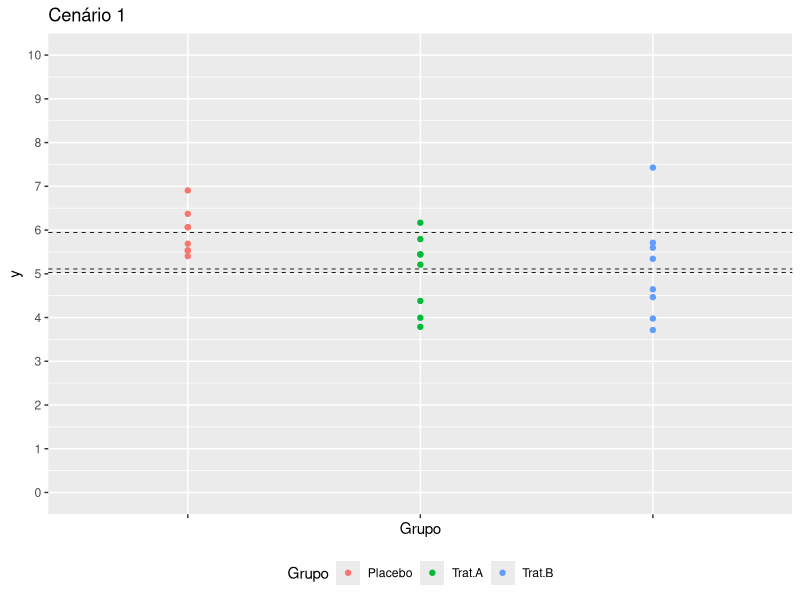
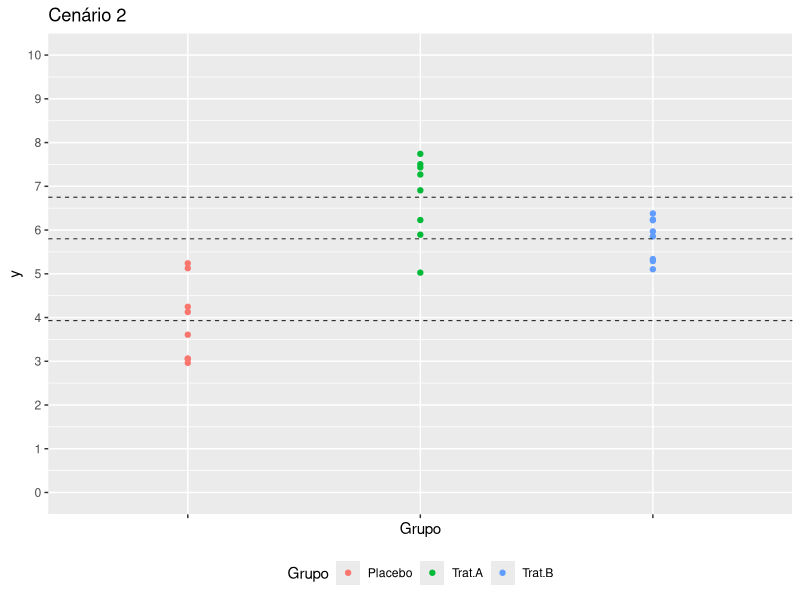
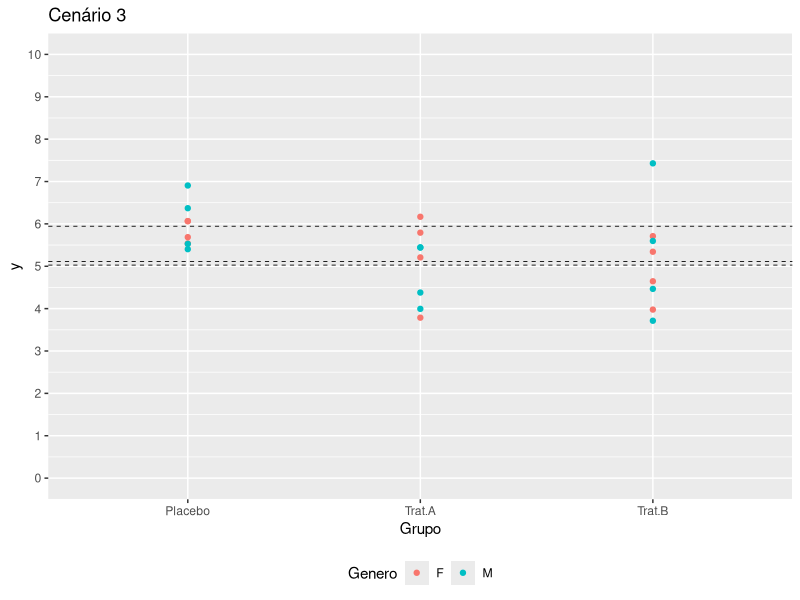
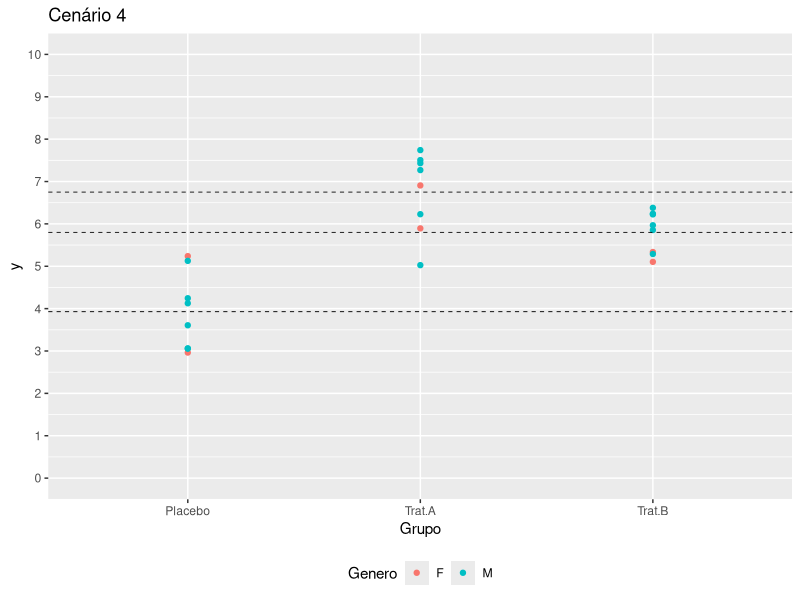
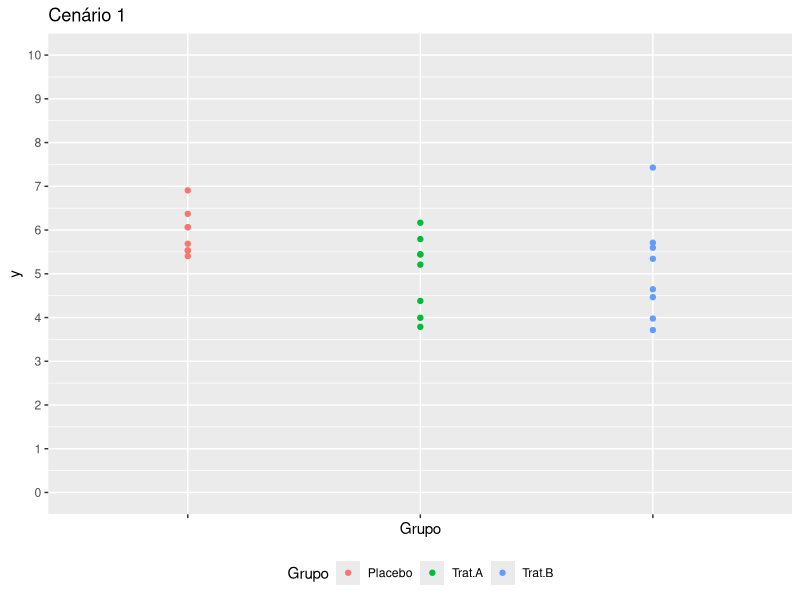
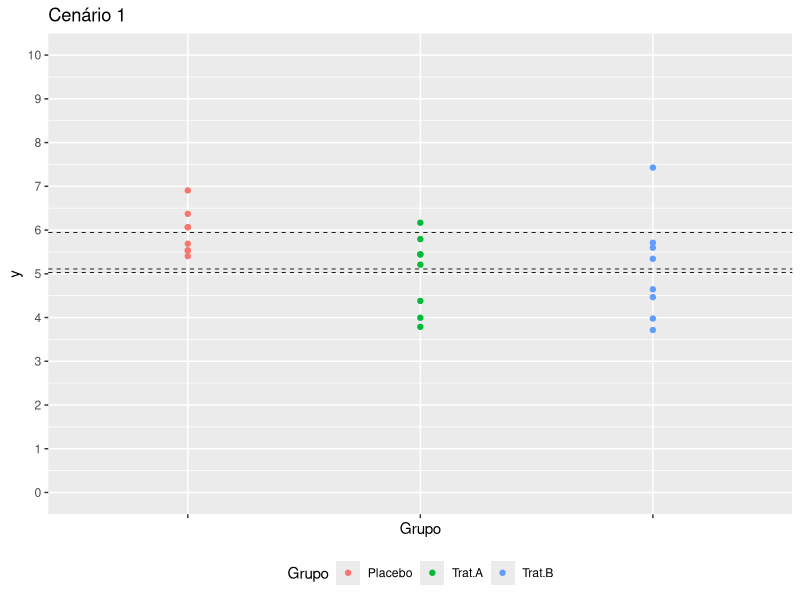
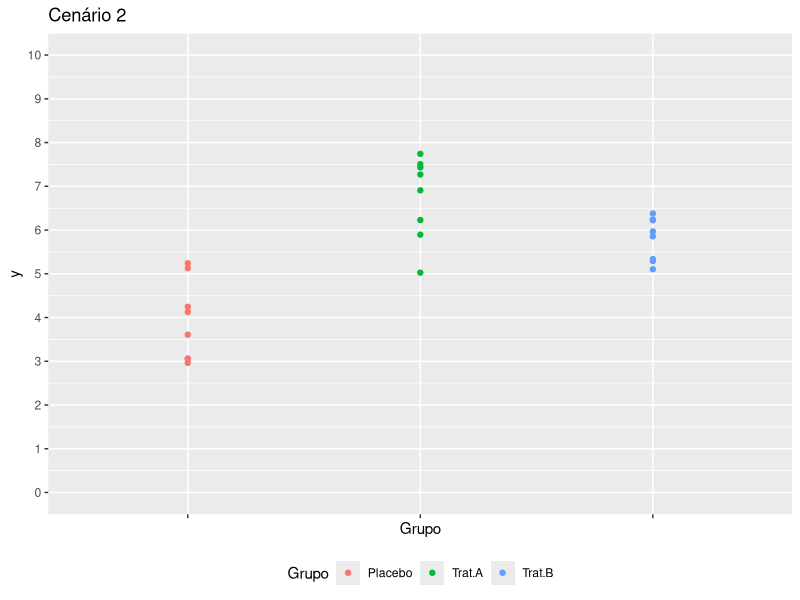
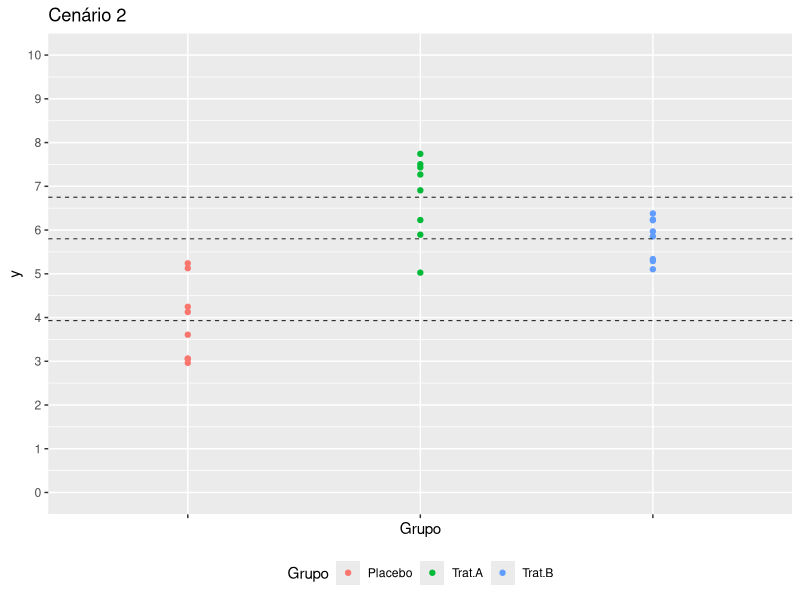

Source code (R) for these figures, in order:
# setup -------------------------------------------------------------------

# seed  8 =  A x B  - M = 1
# seed 55 =  ANOVA sig
# seed 72 = Plac x A **
# set.seed(72)

library(ggplot2)
library(tidyr)
library(data.table)

# dados -------------------------------------------------------------------

# cenario1 <- data.table(Placebo = rnorm(8, 5, 1), Trat.A = rnorm(8, 5, 1), Trat.B = rnorm(8, 5, 1))
# cenario2 <- data.table(Placebo = rnorm(8, 4, 1), Trat.A = rnorm(8, 6, 1), Trat.B = rnorm(8, 6, 1))
# cenario1 <- cbind(cenario1, Genero = sample(c("M", "F"), 8, replace = T))
# cenario2 <- cbind(cenario2, Genero = sample(c("M", "F"), 8, replace = T))
# fwrite(cenario1, "Aulas/Cap13-30/cenario1.csv")
# fwrite(cenario2, "Aulas/Cap13-30/cenario2.csv")

cenario1 <- fread("Aulas/Cap13-30/cenario1.csv")
cenario2 <- fread("Aulas/Cap13-30/cenario2.csv")
cenario1$Genero <- factor(cenario1$Genero)
cenario2$Genero <- factor(cenario2$Genero)
cenario1.long <- gather(cenario1, Grupo, y, -Genero)
cenario2.long <- gather(cenario2, Grupo, y, -Genero)
cenario1.long$Grupo <- factor(cenario1.long$Grupo)
cenario2.long$Grupo <- factor(cenario2.long$Grupo)

# DataViz -----------------------------------------------------------------

baseplot11 <- ggplot(cenario1.long, aes(Grupo, y, col = Grupo)) +
  geom_point() +
  scale_x_discrete(labels = NULL) +
  scale_y_continuous(limits = c(0,10), breaks = seq(0, 10)) +
  ggtitle("Cenário 1") +
  theme(legend.position = "bottom")
ggsave("Aulas/Cap13-30/cenario1.png", height = 7, width = 7)

baseplot11 +
  geom_hline(yintercept = apply(cenario1[,1:3], 2, mean), lty = 2, lwd = .3)
ggsave("Aulas/Cap13-30/cenario1_medias.png", height = 7, width = 7)

baseplot21 <- ggplot(cenario2.long, aes(Grupo, y, col = Grupo)) +
  geom_point() +
  scale_x_discrete(labels = NULL) +
  scale_y_continuous(limits = c(0,10), breaks = seq(0, 10)) +
  ggtitle("Cenário 2") +
  theme(legend.position = "bottom")
ggsave("Aulas/Cap13-30/cenario2.png", height = 7, width = 7)

baseplot21 +
  geom_hline(yintercept = apply(cenario2[,1:3], 2, mean), lty = 2, lwd = .3)
ggsave("Aulas/Cap13-30/cenario2_medias.png", height = 7, width = 7)

baseplot12 <- ggplot(cenario1.long, aes(Grupo, y, col = Genero)) +
  geom_point() +
  # scale_x_discrete(labels = NULL) +
  scale_y_continuous(limits = c(0,10), breaks = seq(0, 10)) +
  ggtitle("Cenário 3") +
  theme(legend.position = "bottom")
ggsave("Aulas/Cap13-30/cenario12.png", height = 7, width = 7)

baseplot12 +
  geom_hline(yintercept = apply(cenario1[,1:3], 2, mean), lty = 2, lwd = .3)
ggsave("Aulas/Cap13-30/cenario12_medias.png", height = 7, width = 7)

baseplot22 <- ggplot(cenario2.long, aes(Grupo, y, col = Genero)) +
  geom_point() +
  # scale_x_discrete(labels = NULL) +
  scale_y_continuous(limits = c(0,10), breaks = seq(0, 10)) +
  ggtitle("Cenário 4") +
  theme(legend.position = "bottom")
ggsave("Aulas/Cap13-30/cenario22.png", height = 7, width = 7)

baseplot22 +
  geom_hline(yintercept = apply(cenario2[,1:3], 2, mean), lty = 2, lwd = .3)
ggsave("Aulas/Cap13-30/cenario22_medias.png", height = 7, width = 7)

# testes t sem correcao ---------------------------------------------------

# cenario 1
format.pval(with(cenario1, t.test(Placebo, Trat.A, var.equal = T)$p.value), scientific = F, digits = 4, eps = 1e-4)
format.pval(with(cenario1, t.test(Placebo, Trat.B, var.equal = T)$p.value), scientific = F, digits = 4, eps = 1e-4)
format.pval(with(cenario1, t.test(Trat.A, Trat.B, var.equal = T)$p.value), scientific = F, digits = 4, eps = 1e-4)

# cenario 2
format.pval(with(cenario2, t.test(Placebo, Trat.A, var.equal = T)$p.value), scientific = F, digits = 4, eps = 1e-4)
format.pval(with(cenario2, t.test(Placebo, Trat.B, var.equal = T)$p.value), scientific = F, digits = 4, eps = 1e-4)
format.pval(with(cenario2, t.test(Trat.A, Trat.B, var.equal = T)$p.value), scientific = F, digits = 4, eps = 1e-4)

# 1-way -------------------------------------------------------------------

anova11 <- aov(y ~ Grupo, cenario1.long)
anova21 <- aov(y ~ Grupo, cenario2.long)

# Bonferroni
anova11.p.bonf <- with(cenario1.long, pairwise.t.test(y, Grupo, pool.sd = FALSE, p.adjust.method = "bonf"))
anova21.p.bonf <- with(cenario2.long, pairwise.t.test(y, Grupo, pool.sd = FALSE, p.adjust.method = "bonf"))

# Tukey
anova11.p.tukey <- TukeyHSD(anova11)
anova21.p.tukey <- TukeyHSD(anova21)

# 2-way -------------------------------------------------------------------

# sem interacao
anova12 <- update(anova11, . ~ . + Genero)
anova22 <- update(anova21, . ~ . + Genero)

# Bonferroni
# anova12.p.bonf <- with(cenario1.long, pairwise.t.test(y, Grupo, p.adjust.method = "bonf"))
# anova22.p.bonf <- with(cenario2.long, pairwise.t.test(y, Grupo, p.adjust.method = "bonf"))

# Tukey
anova12.p.tukey <- TukeyHSD(anova12)
anova22.p.tukey <- TukeyHSD(anova22)
